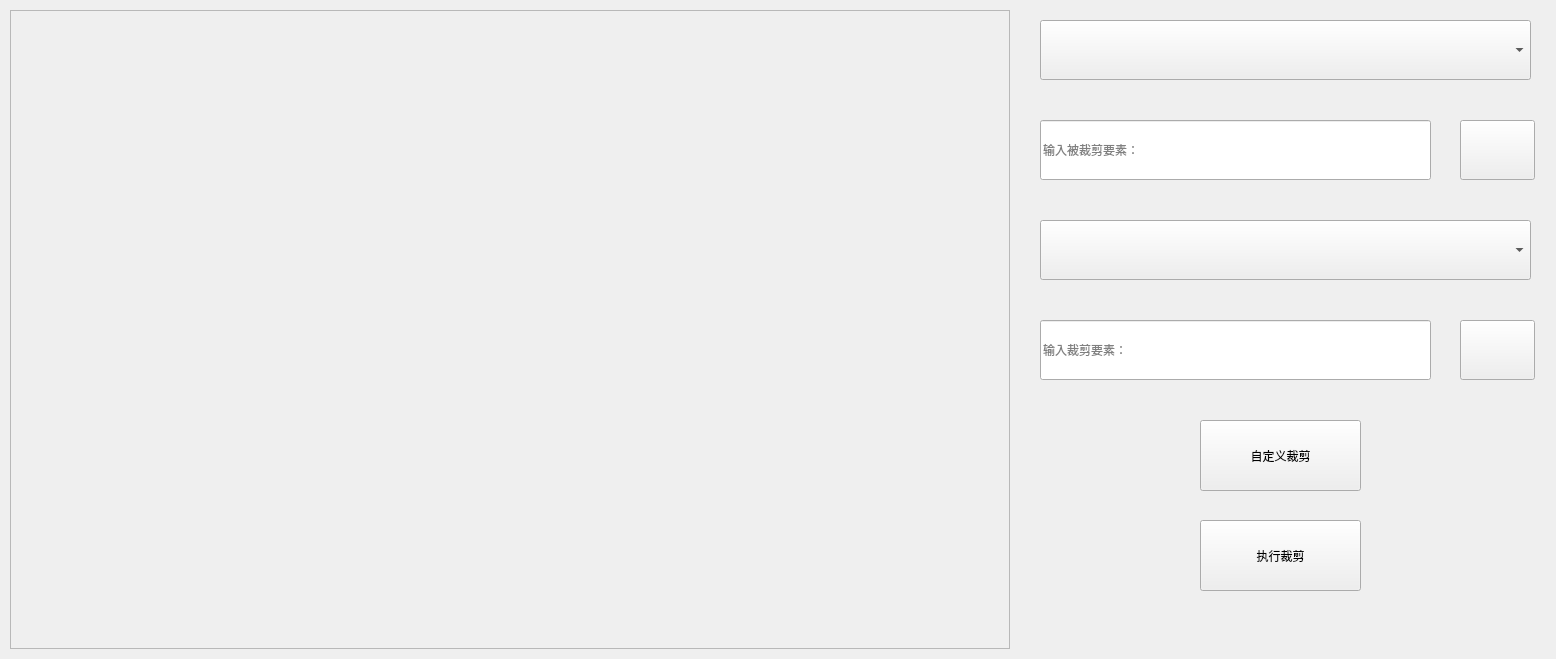
<?xml version="1.0" encoding="UTF-8"?>
<ui version="4.0">
 <class>VectorClippingFunctionClass</class>
 <widget class="QWidget" name="VectorClippingFunctionClass">
  <property name="geometry">
   <rect>
    <x>0</x>
    <y>0</y>
    <width>1556</width>
    <height>659</height>
   </rect>
  </property>
  <property name="minimumSize">
   <size>
    <width>1556</width>
    <height>659</height>
   </size>
  </property>
  <property name="maximumSize">
   <size>
    <width>1556</width>
    <height>659</height>
   </size>
  </property>
  <property name="windowTitle">
   <string>VectorClippingFunction</string>
  </property>
  <widget class="QScrollArea" name="viewArea">
   <property name="geometry">
    <rect>
     <x>10</x>
     <y>10</y>
     <width>1000</width>
     <height>639</height>
    </rect>
   </property>
   <property name="minimumSize">
    <size>
     <width>1000</width>
     <height>639</height>
    </size>
   </property>
   <property name="maximumSize">
    <size>
     <width>1000</width>
     <height>639</height>
    </size>
   </property>
   <property name="widgetResizable">
    <bool>true</bool>
   </property>
   <widget class="QWidget" name="scrollAreaWidgetContents">
    <property name="geometry">
     <rect>
      <x>0</x>
      <y>0</y>
      <width>998</width>
      <height>637</height>
     </rect>
    </property>
   </widget>
  </widget>
  <widget class="QComboBox" name="inputVectorBox">
   <property name="geometry">
    <rect>
     <x>1040</x>
     <y>20</y>
     <width>491</width>
     <height>60</height>
    </rect>
   </property>
  </widget>
  <widget class="QComboBox" name="clippiingVectorBox">
   <property name="geometry">
    <rect>
     <x>1040</x>
     <y>220</y>
     <width>491</width>
     <height>60</height>
    </rect>
   </property>
  </widget>
  <widget class="QLineEdit" name="inputLineEdit">
   <property name="geometry">
    <rect>
     <x>1040</x>
     <y>120</y>
     <width>391</width>
     <height>60</height>
    </rect>
   </property>
   <property name="readOnly">
    <bool>true</bool>
   </property>
   <property name="placeholderText">
    <string>输入被裁剪要素：</string>
   </property>
  </widget>
  <widget class="QPushButton" name="inputVectorData">
   <property name="geometry">
    <rect>
     <x>1460</x>
     <y>120</y>
     <width>75</width>
     <height>60</height>
    </rect>
   </property>
   <property name="text">
    <string/>
   </property>
   <property name="icon">
    <iconset resource="MainInterface.qrc">
     <normaloff>:/MainInterface/res/openFile.png</normaloff>:/MainInterface/res/openFile.png</iconset>
   </property>
  </widget>
  <widget class="QLineEdit" name="clipLineEdit">
   <property name="geometry">
    <rect>
     <x>1040</x>
     <y>320</y>
     <width>391</width>
     <height>60</height>
    </rect>
   </property>
   <property name="readOnly">
    <bool>true</bool>
   </property>
   <property name="placeholderText">
    <string>输入裁剪要素：</string>
   </property>
  </widget>
  <widget class="QPushButton" name="inputClippData">
   <property name="geometry">
    <rect>
     <x>1460</x>
     <y>320</y>
     <width>75</width>
     <height>60</height>
    </rect>
   </property>
   <property name="text">
    <string/>
   </property>
   <property name="icon">
    <iconset resource="MainInterface.qrc">
     <normaloff>:/MainInterface/res/openFile.png</normaloff>:/MainInterface/res/openFile.png</iconset>
   </property>
  </widget>
  <widget class="QPushButton" name="actionClipping">
   <property name="geometry">
    <rect>
     <x>1200</x>
     <y>520</y>
     <width>161</width>
     <height>71</height>
    </rect>
   </property>
   <property name="text">
    <string>执行裁剪</string>
   </property>
  </widget>
  <widget class="QPushButton" name="createClippingVector">
   <property name="geometry">
    <rect>
     <x>1200</x>
     <y>420</y>
     <width>161</width>
     <height>71</height>
    </rect>
   </property>
   <property name="text">
    <string>自定义裁剪</string>
   </property>
  </widget>
 </widget>
 <layoutdefault spacing="6" margin="11"/>
 <resources>
  <include location="MainInterface.qrc"/>
 </resources>
 <connections/>
</ui>
